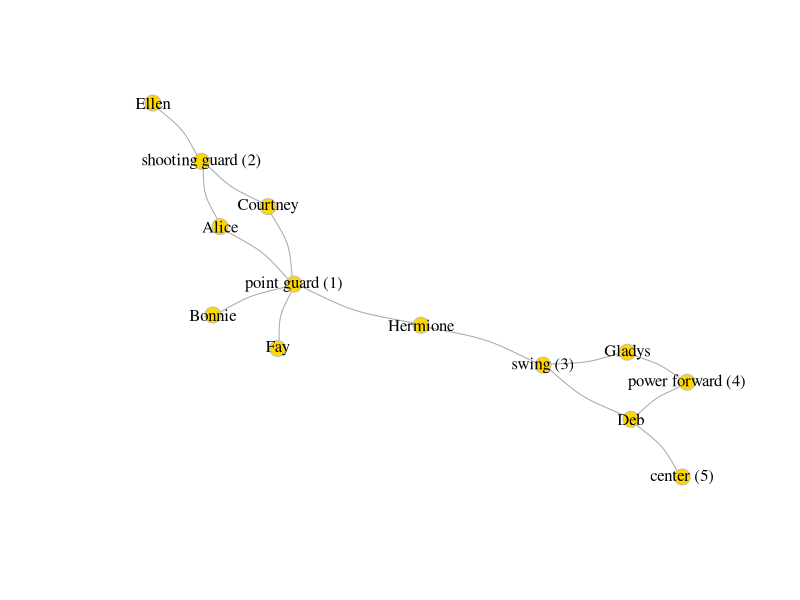

This chart was generated by the following R code:
## ---- chunk 1
library(igraph)
## ---- chunk 2
b_team <- data.frame(from = c('Alice','Alice',
                                 'Bonnie', 
                                 'Courtney', 'Courtney', 
                                 'Deb',  'Deb',  'Deb',
                                 'Ellen', 
                                 'Fay',
                                 'Gladys', 'Gladys',
                                 'Hermione', 'Hermione'),
                        
                        to = c('point guard (1)','shooting guard (2)',
                               'point guard (1)',
                               'point guard (1)','shooting guard (2)',
                               'swing (3)', 'power forward (4)', 'center (5)',
                               'shooting guard (2)',
                               'point guard (1)',
                               'swing (3)', 'power forward (4)',
                               'point guard (1)', 'swing (3)'),
                        weight = c(1,1,1,1,1,1,1,1,1,1,1,1,1,1 ))

df_b_team <- graph.data.frame(b_team, directed=FALSE)
plot(df_b_team,vertex.color="gold", 
     vertex.size=6, 
     asp = .7,
     vertex.frame.color="gray", 
     vertex.label.color="black",  
     edge.curved=0.2)
